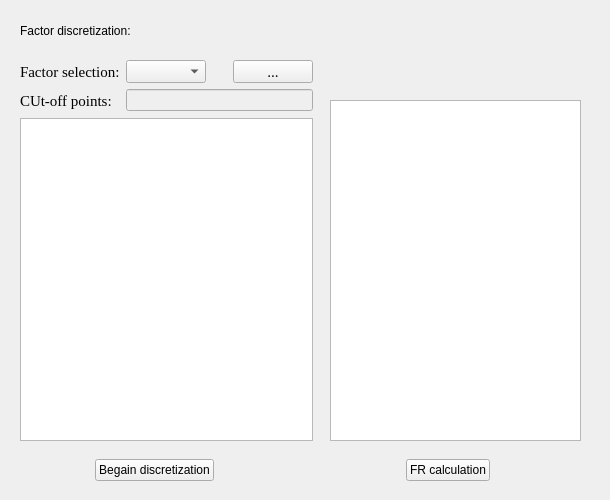
        <widget class="QWidget" name="tabWidget_2Page3">
         <attribute name="title">
          <string>Factor discretization and coding</string>
         </attribute>
         <widget class="QWidget" name="layoutWidget">
          <property name="geometry">
           <rect>
            <x>20</x>
            <y>10</y>
            <width>581</width>
            <height>41</height>
           </rect>
          </property>
          <layout class="QHBoxLayout" name="horizontalLayout_13">
           <item>
            <layout class="QHBoxLayout" name="horizontalLayout_20">
             <item>
              <widget class="QLabel" name="label_13">
               <property name="text">
                <string>Factor discretization:</string>
               </property>
              </widget>
             </item>
             <item>
              <spacer name="horizontalSpacer_6">
               <property name="orientation">
                <enum>Qt::Horizontal</enum>
               </property>
               <property name="sizeHint" stdset="0">
                <size>
                 <width>40</width>
                 <height>20</height>
                </size>
               </property>
              </spacer>
             </item>
             <item>
              <spacer name="horizontalSpacer_8">
               <property name="orientation">
                <enum>Qt::Horizontal</enum>
               </property>
               <property name="sizeHint" stdset="0">
                <size>
                 <width>30</width>
                 <height>20</height>
                </size>
               </property>
              </spacer>
             </item>
            </layout>
           </item>
           <item>
            <layout class="QHBoxLayout" name="horizontalLayout_21"/>
           </item>
          </layout>
         </widget>
         <widget class="QTextBrowser" name="textBrowser_2">
          <property name="geometry">
           <rect>
            <x>330</x>
            <y>100</y>
            <width>251</width>
            <height>341</height>
           </rect>
          </property>
         </widget>
         <widget class="QWidget" name="layoutWidget">
          <property name="geometry">
           <rect>
            <x>10</x>
            <y>450</y>
            <width>581</width>
            <height>41</height>
           </rect>
          </property>
          <layout class="QHBoxLayout" name="horizontalLayout_25">
           <item>
            <layout class="QHBoxLayout" name="horizontalLayout_22">
             <item>
              <spacer name="horizontalSpacer_11">
               <property name="orientation">
                <enum>Qt::Horizontal</enum>
               </property>
               <property name="sizeHint" stdset="0">
                <size>
                 <width>40</width>
                 <height>20</height>
                </size>
               </property>
              </spacer>
             </item>
             <item>
              <widget class="QPushButton" name="pushButton_7">
               <property name="text">
                <string>Begain discretization</string>
               </property>
              </widget>
             </item>
             <item>
              <spacer name="horizontalSpacer_12">
               <property name="orientation">
                <enum>Qt::Horizontal</enum>
               </property>
               <property name="sizeHint" stdset="0">
                <size>
                 <width>40</width>
                 <height>20</height>
                </size>
               </property>
              </spacer>
             </item>
            </layout>
           </item>
           <item>
            <layout class="QHBoxLayout" name="horizontalLayout_23">
             <item>
              <spacer name="horizontalSpacer_9">
               <property name="orientation">
                <enum>Qt::Horizontal</enum>
               </property>
               <property name="sizeHint" stdset="0">
                <size>
                 <width>40</width>
                 <height>20</height>
                </size>
               </property>
              </spacer>
             </item>
             <item>
              <widget class="QPushButton" name="pushButton_8">
               <property name="text">
                <string>FR calculation</string>
               </property>
              </widget>
             </item>
             <item>
              <spacer name="horizontalSpacer_13">
               <property name="orientation">
                <enum>Qt::Horizontal</enum>
               </property>
               <property name="sizeHint" stdset="0">
                <size>
                 <width>40</width>
                 <height>20</height>
                </size>
               </property>
              </spacer>
             </item>
            </layout>
           </item>
          </layout>
         </widget>
         <widget class="QWidget" name="layoutWidget">
          <property name="geometry">
           <rect>
            <x>20</x>
            <y>60</y>
            <width>293</width>
            <height>381</height>
           </rect>
          </property>
          <layout class="QGridLayout" name="gridLayout_12">
           <item row="0" column="0">
            <widget class="QLabel" name="label_49">
             <property name="minimumSize">
              <size>
               <width>0</width>
               <height>23</height>
              </size>
             </property>
             <property name="maximumSize">
              <size>
               <width>16777215</width>
               <height>23</height>
              </size>
             </property>
             <property name="font">
              <font>
               <family>Times New Roman</family>
               <pointsize>11</pointsize>
              </font>
             </property>
             <property name="text">
              <string>Factor selection:</string>
             </property>
            </widget>
           </item>
           <item row="0" column="1" colspan="2">
            <widget class="QComboBox" name="comboBox_4">
             <property name="sizePolicy">
              <sizepolicy hsizetype="Preferred" vsizetype="Maximum">
               <horstretch>0</horstretch>
               <verstretch>0</verstretch>
              </sizepolicy>
             </property>
             <property name="maximumSize">
              <size>
               <width>80</width>
               <height>23</height>
              </size>
             </property>
             <property name="font">
              <font>
               <family>Times New Roman</family>
               <pointsize>11</pointsize>
              </font>
             </property>
            </widget>
           </item>
           <item row="0" column="3">
            <widget class="QPushButton" name="pushButton_32">
             <property name="maximumSize">
              <size>
               <width>80</width>
               <height>23</height>
              </size>
             </property>
             <property name="font">
              <font>
               <family>Times New Roman</family>
               <pointsize>11</pointsize>
              </font>
             </property>
             <property name="text">
              <string>...</string>
             </property>
            </widget>
           </item>
           <item row="2" column="0" colspan="4">
            <widget class="QTextBrowser" name="textBrowser_3"/>
           </item>
           <item row="1" column="0">
            <widget class="QLabel" name="label_55">
             <property name="minimumSize">
              <size>
               <width>0</width>
               <height>23</height>
              </size>
             </property>
             <property name="maximumSize">
              <size>
               <width>16777215</width>
               <height>23</height>
              </size>
             </property>
             <property name="font">
              <font>
               <family>Times New Roman</family>
               <pointsize>11</pointsize>
              </font>
             </property>
             <property name="text">
              <string>CUt-off points:</string>
             </property>
            </widget>
           </item>
           <item row="1" column="1" colspan="3">
            <widget class="QLineEdit" name="lineEdit_59">
             <property name="enabled">
              <bool>false</bool>
             </property>
            </widget>
           </item>
          </layout>
         </widget>
        </widget>
